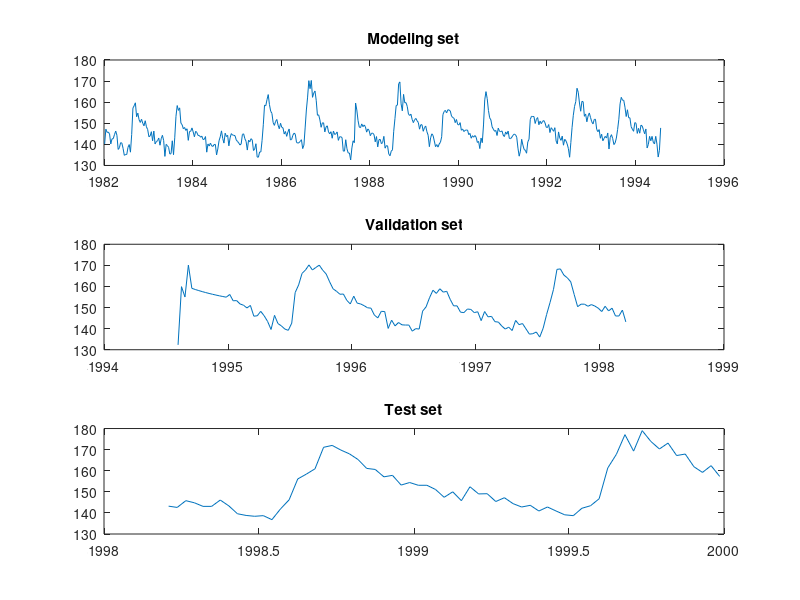

Reproduce this figure in MATLAB. (Note: this script raises an error after producing the figure.)
%
% Time series analysis
% Assignment 
%
%
clear; 
close all;
% addpath('functions', '/data')         % Add this line to update the path
addpath('../functions', '../data')      % Add this line to update the path (Hanna)
%% 1. Handling the data
% Examine data stationarity
% Split into modelling, validation and test data

clear
close all
clc

load proj23.mat

% Look at the data - deemed stationary!
figure(1)
plot(ElGeneina.nvdi_t,ElGeneina.nvdi)

% Split the data
n = length(ElGeneina.nvdi);

model = ElGeneina.nvdi(1:453,1);         % 70% for modelling
m_t = ElGeneina.nvdi_t(1:453,1);

valid = ElGeneina.nvdi(454:584,1);      % 20% for validation
v_t = ElGeneina.nvdi_t(454:584,1);

test = ElGeneina.nvdi(584:end,1);      % 10% for test
t_t = ElGeneina.nvdi_t(584:end,1); 

% Plot it
subplot(311)
plot(m_t,model);
title('Modeling set')
subplot(312)
plot(v_t,valid);
title('Validation set')
subplot(313)
plot(t_t,test);
title('Test set')

%% 1. Handling the data 
% Examine outliers in modeling set - looks fine
close all
clc

% Plot the ACF and TACF to see if tail-values have an impact on
% distribution - is this wrong interpretation?
noLags = 50;
figure(2)
acf(model, noLags, 0.02 ,1);
hold on
tacf(model, noLags, 0.02, 0.02 ,1);
hold off
title('ACF and TACF with alpha=0.02')

%% 1. Handling the data
% Normalize the data based on model set parameters
close all
clc

max = max(model);
min = min(model);

m = 2*(model-min)/(max - min)-1;
plot(m_t,m)


%% Create naive model 

%% 2. NVDI prediction without external input

%% 3. NVDI prediction with external input